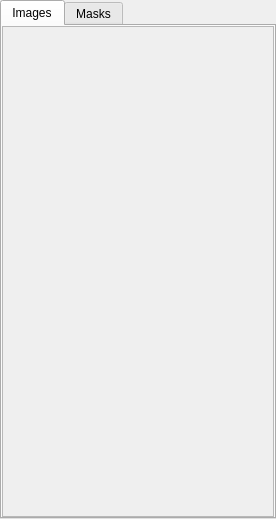
<?xml version="1.0" encoding="UTF-8"?>
<ui version="4.0">
 <class>Form</class>
 <widget class="QWidget" name="Form">
  <property name="geometry">
   <rect>
    <x>0</x>
    <y>0</y>
    <width>276</width>
    <height>519</height>
   </rect>
  </property>
  <property name="sizePolicy">
   <sizepolicy hsizetype="Minimum" vsizetype="Minimum">
    <horstretch>0</horstretch>
    <verstretch>0</verstretch>
   </sizepolicy>
  </property>
  <property name="windowTitle">
   <string>Form</string>
  </property>
  <layout class="QHBoxLayout" name="horizontalLayout">
   <property name="spacing">
    <number>0</number>
   </property>
   <property name="leftMargin">
    <number>0</number>
   </property>
   <property name="topMargin">
    <number>0</number>
   </property>
   <property name="rightMargin">
    <number>0</number>
   </property>
   <property name="bottomMargin">
    <number>0</number>
   </property>
   <item>
    <widget class="QTabWidget" name="overview_tabs">
     <property name="sizePolicy">
      <sizepolicy hsizetype="Minimum" vsizetype="Minimum">
       <horstretch>0</horstretch>
       <verstretch>0</verstretch>
      </sizepolicy>
     </property>
     <property name="minimumSize">
      <size>
       <width>220</width>
       <height>108</height>
      </size>
     </property>
     <property name="maximumSize">
      <size>
       <width>16777215</width>
       <height>5000</height>
      </size>
     </property>
     <property name="currentIndex">
      <number>0</number>
     </property>
     <widget class="QWidget" name="overview_tabs_image">
      <property name="sizePolicy">
       <sizepolicy hsizetype="Minimum" vsizetype="Minimum">
        <horstretch>0</horstretch>
        <verstretch>0</verstretch>
       </sizepolicy>
      </property>
      <attribute name="title">
       <string>Images</string>
      </attribute>
      <layout class="QVBoxLayout" name="verticalLayout_4">
       <property name="spacing">
        <number>0</number>
       </property>
       <property name="leftMargin">
        <number>0</number>
       </property>
       <property name="topMargin">
        <number>0</number>
       </property>
       <property name="rightMargin">
        <number>0</number>
       </property>
       <property name="bottomMargin">
        <number>0</number>
       </property>
       <item>
        <widget class="QScrollArea" name="image_preview_scrollArea">
         <property name="sizePolicy">
          <sizepolicy hsizetype="Minimum" vsizetype="Minimum">
           <horstretch>0</horstretch>
           <verstretch>0</verstretch>
          </sizepolicy>
         </property>
         <property name="focusPolicy">
          <enum>Qt::ClickFocus</enum>
         </property>
         <property name="styleSheet">
          <string notr="true">
	border-color: rgb(255, 255, 255);
</string>
         </property>
         <property name="widgetResizable">
          <bool>true</bool>
         </property>
         <widget class="QWidget" name="image_preview_scrollArea_Contents">
          <property name="geometry">
           <rect>
            <x>0</x>
            <y>0</y>
            <width>268</width>
            <height>491</height>
           </rect>
          </property>
          <property name="sizePolicy">
           <sizepolicy hsizetype="Minimum" vsizetype="Minimum">
            <horstretch>0</horstretch>
            <verstretch>0</verstretch>
           </sizepolicy>
          </property>
         </widget>
        </widget>
       </item>
      </layout>
     </widget>
     <widget class="QWidget" name="overview_tabs_mask">
      <attribute name="title">
       <string>Masks</string>
      </attribute>
      <layout class="QGridLayout" name="gridLayout">
       <property name="leftMargin">
        <number>0</number>
       </property>
       <property name="topMargin">
        <number>0</number>
       </property>
       <property name="rightMargin">
        <number>0</number>
       </property>
       <property name="bottomMargin">
        <number>0</number>
       </property>
       <property name="horizontalSpacing">
        <number>0</number>
       </property>
       <item row="1" column="0">
        <widget class="QScrollArea" name="mask_preview_scrollArea">
         <property name="sizePolicy">
          <sizepolicy hsizetype="Minimum" vsizetype="Minimum">
           <horstretch>0</horstretch>
           <verstretch>0</verstretch>
          </sizepolicy>
         </property>
         <property name="widgetResizable">
          <bool>true</bool>
         </property>
         <widget class="QWidget" name="MaskScrollAreaWidgetContents">
          <property name="geometry">
           <rect>
            <x>0</x>
            <y>0</y>
            <width>268</width>
            <height>435</height>
           </rect>
          </property>
         </widget>
        </widget>
       </item>
       <item row="0" column="0">
        <widget class="QFrame" name="MaskLabelAreaAddRemove">
         <property name="sizePolicy">
          <sizepolicy hsizetype="Minimum" vsizetype="Minimum">
           <horstretch>0</horstretch>
           <verstretch>0</verstretch>
          </sizepolicy>
         </property>
         <property name="maximumSize">
          <size>
           <width>16777215</width>
           <height>50</height>
          </size>
         </property>
         <property name="frameShape">
          <enum>QFrame::StyledPanel</enum>
         </property>
         <property name="frameShadow">
          <enum>QFrame::Raised</enum>
         </property>
         <layout class="QHBoxLayout" name="horizontalLayout_2">
          <item>
           <widget class="QPushButton" name="MaskLabelAddToCombobox">
            <property name="sizePolicy">
             <sizepolicy hsizetype="Fixed" vsizetype="Fixed">
              <horstretch>0</horstretch>
              <verstretch>0</verstretch>
             </sizepolicy>
            </property>
            <property name="maximumSize">
             <size>
              <width>25</width>
              <height>25</height>
             </size>
            </property>
            <property name="text">
             <string>+</string>
            </property>
           </widget>
          </item>
          <item>
           <widget class="QPushButton" name="MaskLabelRemoveFromCombobox">
            <property name="sizePolicy">
             <sizepolicy hsizetype="Minimum" vsizetype="Fixed">
              <horstretch>0</horstretch>
              <verstretch>0</verstretch>
             </sizepolicy>
            </property>
            <property name="maximumSize">
             <size>
              <width>25</width>
              <height>25</height>
             </size>
            </property>
            <property name="text">
             <string>-</string>
            </property>
           </widget>
          </item>
          <item>
           <widget class="QComboBox" name="MasterMaskLabelcomboBox">
            <property name="editable">
             <bool>true</bool>
            </property>
            <property name="insertPolicy">
             <enum>QComboBox::InsertAtTop</enum>
            </property>
           </widget>
          </item>
          <item>
           <widget class="QPushButton" name="PerAnnotationTypeColorButton">
            <property name="maximumSize">
             <size>
              <width>50</width>
              <height>50</height>
             </size>
            </property>
            <property name="text">
             <string/>
            </property>
           </widget>
          </item>
         </layout>
        </widget>
       </item>
      </layout>
     </widget>
    </widget>
   </item>
  </layout>
 </widget>
 <resources/>
 <connections/>
</ui>
